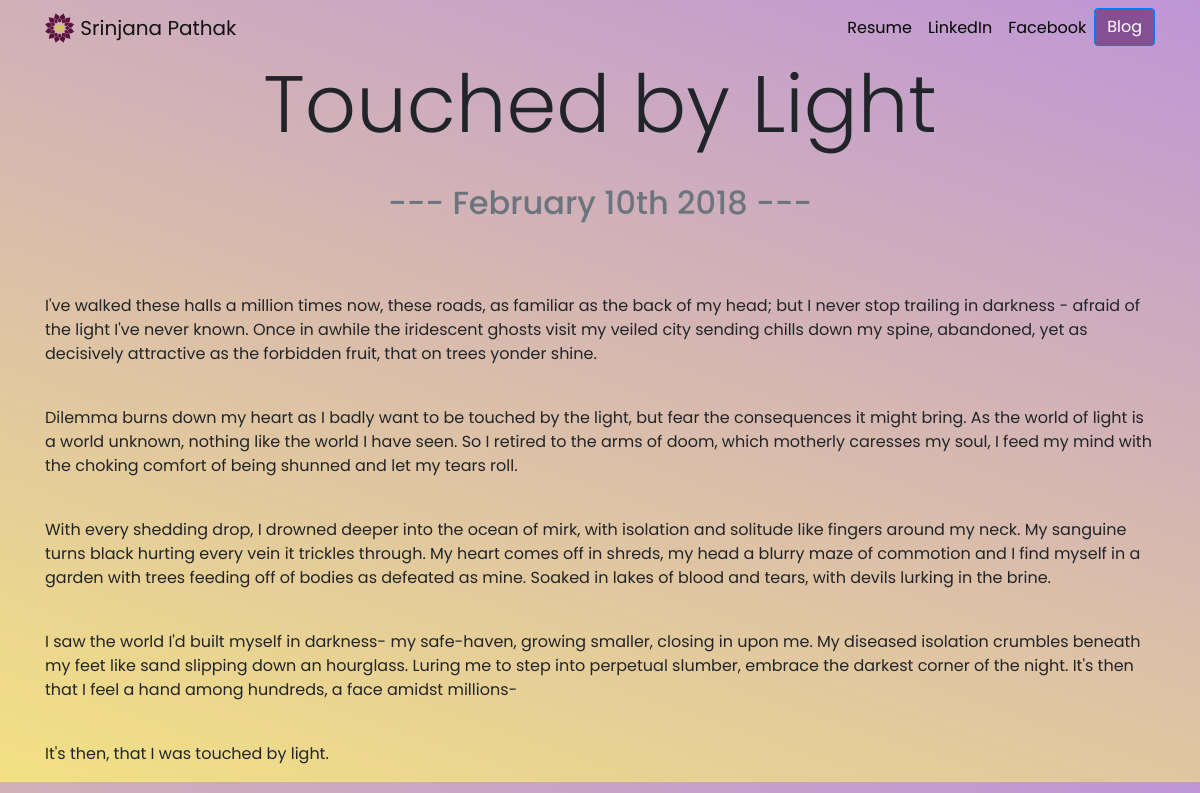
/blog/5/, run on the app's committed database.
### blog/models.py (models this page shows, shortened)
class Blog(models.Model):
    title = models.CharField(max_length=200)
    description = models.TextField(max_length=5000)
    date = models.DateField()

### blog/views.py (the view)
# urls.py: path('<int:blog_id>/', views.detail, name='detail')
def detail(request, blog_id):
    blog = get_object_or_404(Blog, pk=blog_id)
    return render(request, 'blog/detail.html', {'blog': blog})

### blog/templates/blog/detail.html
{% extends 'portfolio/base.html' %}
{% load static %}
{% block content %}
<h1 class="text-center display-2" id="blogdetailtitle">{{ blog.title }}</h1>
<br>
<h2 class="text-center text-muted mb-5">--- {{ blog.date|date:'F jS Y'  }} ---</h2>
<br>
{{ blog.description|safe }}
{% endblock %}

### portfolio/static/portfolio/prtfl_master.css (style rules this page uses)
body { font-family: 'Poppins', sans-serif; background-color: #f3e183; background-image: linear-gradient(19deg, #f3e183 0%, #be96d6 100%); }
@media (min-width: 992px) { #blogdetailtitle { font-size: 5rem; } }

### data on the page
Blog: title "Touched by Light", date "February 10th 2018", description "I've walked these halls a million times now, these roads, as familiar as the back of my head; but I never stop trailing in darkness - afraid of the light I've never known. Once in awhile the iridescent ghosts visit my veiled city sending chills down my spine, abandoned, yet as decisively attractive as the forbidden fruit, that on trees yonder shine. Dilemma burns down my heart as I badly want to be touched by the light, but fear the consequences it might bring. As the world of light is a world unknown, nothing like the world I have seen. So I retired to the arms of doom, which motherly caresses my soul, I feed my mind with the choking comfort of being shunned and let my tears roll. With…"
